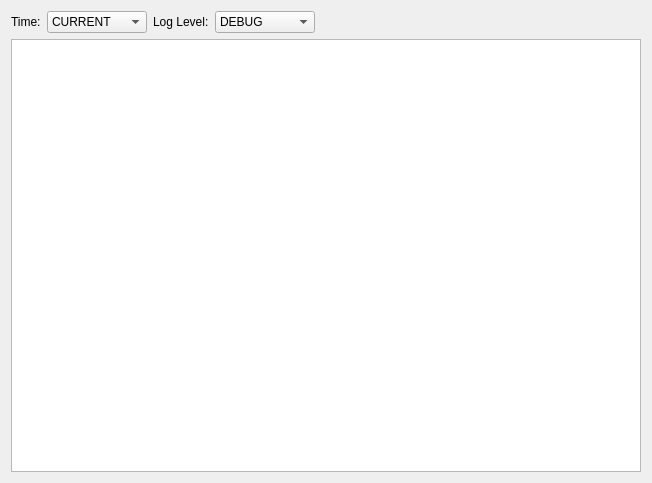
<?xml version="1.0" encoding="UTF-8"?>
<ui version="4.0">
 <class>LogViewerDialog</class>
 <widget class="QDialog" name="LogViewerDialog">
  <property name="geometry">
   <rect>
    <x>0</x>
    <y>0</y>
    <width>652</width>
    <height>483</height>
   </rect>
  </property>
  <property name="windowTitle">
   <string>Log Viewer</string>
  </property>
  <layout class="QVBoxLayout" name="verticalLayout">
   <item>
    <layout class="QHBoxLayout" name="horizontalLayout">
     <item>
      <widget class="QLabel" name="label_2">
       <property name="text">
        <string>Time:</string>
       </property>
      </widget>
     </item>
     <item>
      <widget class="QComboBox" name="comboBox_2">
       <property name="minimumSize">
        <size>
         <width>100</width>
         <height>0</height>
        </size>
       </property>
       <item>
        <property name="text">
         <string>CURRENT</string>
        </property>
       </item>
      </widget>
     </item>
     <item>
      <widget class="QLabel" name="label">
       <property name="text">
        <string>Log Level:</string>
       </property>
      </widget>
     </item>
     <item>
      <widget class="QComboBox" name="comboBox">
       <property name="minimumSize">
        <size>
         <width>100</width>
         <height>0</height>
        </size>
       </property>
       <item>
        <property name="text">
         <string>DEBUG</string>
        </property>
       </item>
       <item>
        <property name="text">
         <string>INFO</string>
        </property>
       </item>
       <item>
        <property name="text">
         <string>WARNING</string>
        </property>
       </item>
       <item>
        <property name="text">
         <string>ERROR</string>
        </property>
       </item>
      </widget>
     </item>
     <item>
      <spacer name="horizontalSpacer">
       <property name="orientation">
        <enum>Qt::Horizontal</enum>
       </property>
       <property name="sizeHint" stdset="0">
        <size>
         <width>40</width>
         <height>20</height>
        </size>
       </property>
      </spacer>
     </item>
    </layout>
   </item>
   <item>
    <widget class="QPlainTextEdit" name="plainTextEdit"/>
   </item>
  </layout>
 </widget>
 <resources/>
 <connections/>
</ui>
